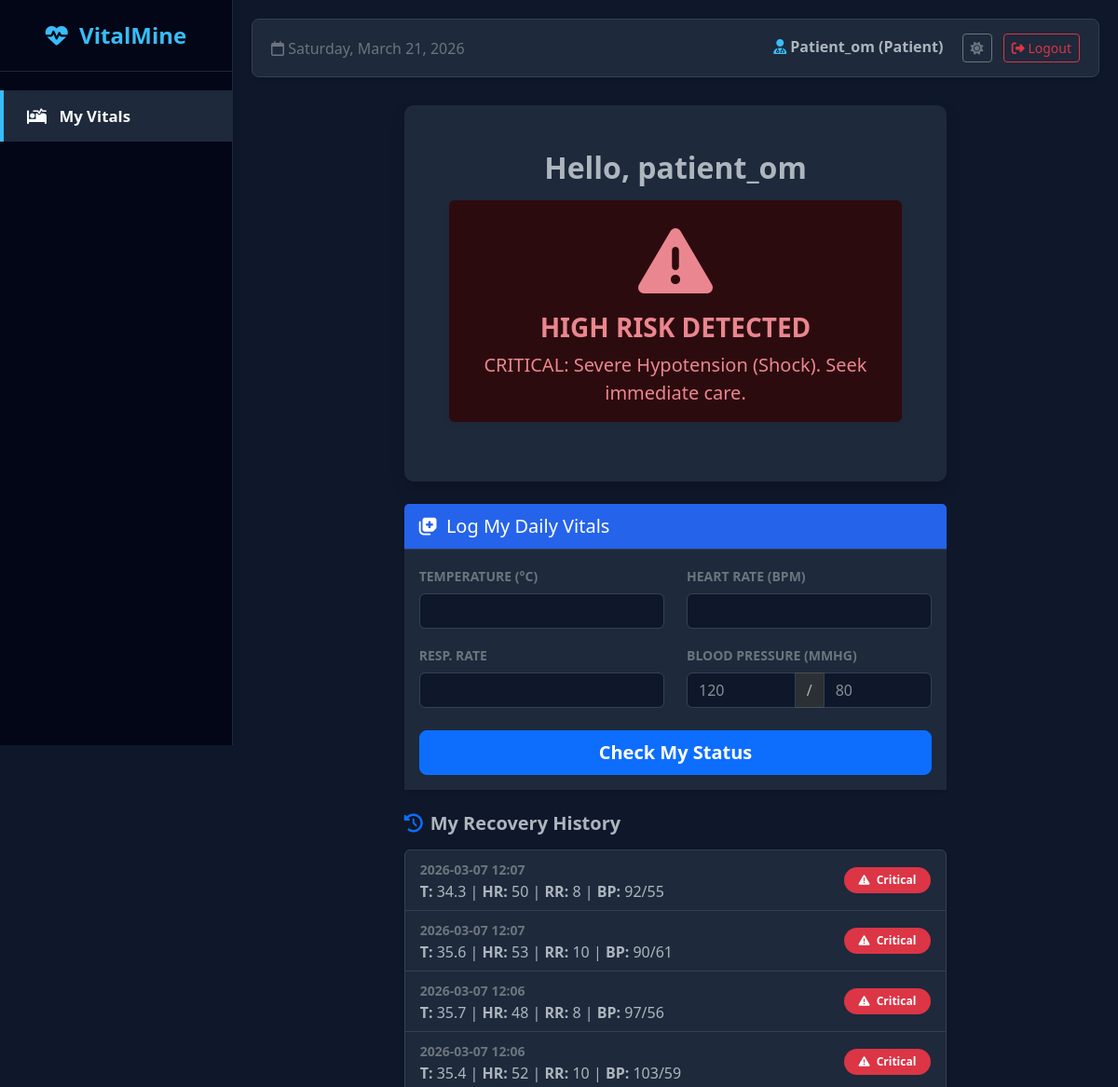
Page /patient_dashboard (signed in, upper part) on the earlier database version.
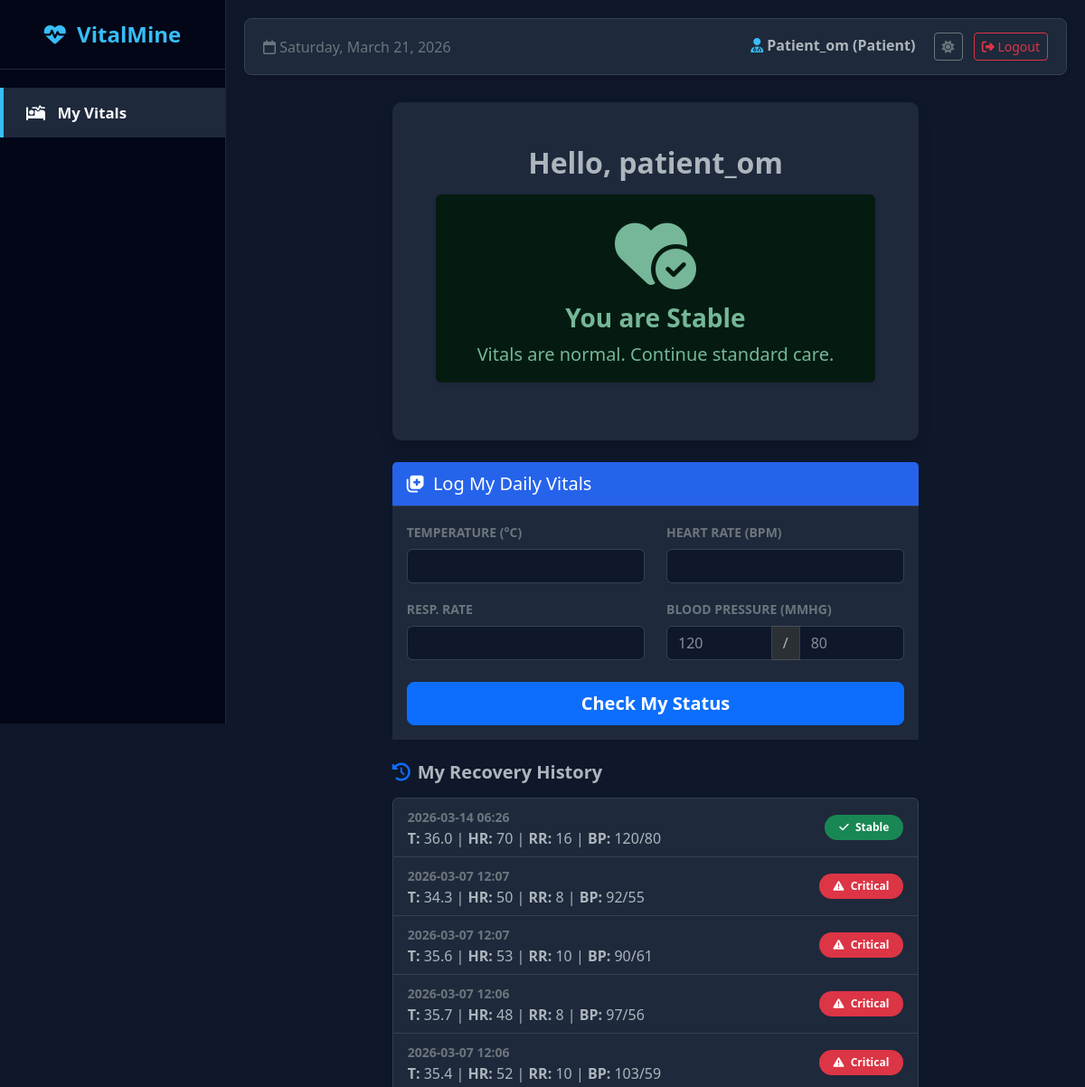
Same page on the later database version.
### models.py (models this page shows)
class User(UserMixin, db.Model):
    id = db.Column(db.Integer, primary_key=True)
    username = db.Column(db.String(100), unique=True, nullable=False)
    email = db.Column(db.String(120), unique=True, nullable=True)
    password = db.Column(db.String(100), nullable=False)
    role = db.Column(db.String(20), nullable=False, default="patient")
    age = db.Column(db.Integer, nullable=True)
    gender = db.Column(db.String(20), nullable=True)
    blood_group = db.Column(db.String(10), nullable=True)
    contact = db.Column(db.String(20), nullable=True)
    emp_id = db.Column(db.String(50), nullable=True)
    department = db.Column(db.String(50), nullable=True)
    entries = db.relationship("Entry", backref="author", lazy=True)

class Entry(db.Model):
    id = db.Column(db.Integer, primary_key=True)
    user_id = db.Column(db.Integer, db.ForeignKey("user.id"), nullable=True)
    name = db.Column(db.String(100), nullable=False)
    temp = db.Column(db.Float, nullable=False)
    hr = db.Column(db.Integer, nullable=False)
    rr = db.Column(db.Integer, nullable=False)
    sys_bp = db.Column(db.Integer, nullable=True)
    dia_bp = db.Column(db.Integer, nullable=True)
    status = db.Column(db.String(20), nullable=False)
    advice = db.Column(db.String(200), nullable=True)
    timestamp = db.Column(db.DateTime, default=datetime.utcnow)

### app.py (the view)
@app.route("/patient_dashboard")
@login_required
def patient_dashboard():
    if current_user.role != "patient":
        return redirect(url_for("home"))
    my_entries = (
        Entry.query.filter_by(user_id=current_user.id)
        .order_by(Entry.timestamp.desc())
        .all()
    )
    current_status = my_entries[0].status if my_entries else "Unknown"
    latest_advice = my_entries[0].advice if my_entries else "No data logged yet."
    return render_template(
        "patient_home.html",
        entries=my_entries,
        status=current_status,
        advice=latest_advice,
    )

### app.py (called while the page is built)
@login_manager.user_loader
def load_user(user_id):
    return db.session.get(User, int(user_id))

### templates/patient_home.html (shortened to what this page needs)
{% extends "base.html" %} {% block content %}
<div class="container mt-4">
  <div class="row mb-4">
    <div class="col-md-8 mx-auto">
      <div
        class="card shadow border-0"
        style="background-color: var(--vm-card-bg)"
      >
        <div class="card-body text-center p-5">
          <h2 class="text-body fw-bold">Hello, {{ current_user.username }}</h2>
          {% if status == 'High' or status == 'Critical' %}
          <div class="alert alert-danger mt-3 shadow-sm border-0">
            <h1 class="display-1">
              <i class="fa-solid fa-triangle-exclamation"></i>
            </h1>
            <h3 class="fw-bold">HIGH RISK DETECTED</h3>
            <p class="lead mb-0">{{ advice }}</p>
          </div>
          {% elif status == 'Stable' %}
          <div class="alert alert-success mt-3 shadow-sm border-0">
            <h1 class="display-1">
              <i class="fa-solid fa-heart-circle-check"></i>
            </h1>
            <h3 class="fw-bold">You are Stable</h3>
            <p class="lead mb-0">{{ advice }}</p>
          </div>
          {% else %}
          <div class="alert alert-secondary mt-3 border-0">
            <h3 class="fw-bold">No Data Logged Today</h3>
            <p class="mb-0">Please log your vitals below.</p>
          </div>
          {% endif %}
        </div>
      </div>
    </div>
  </div>
  <div class="row">
    <div class="col-md-8 mx-auto">
      <div class="card shadow-sm border-0">
        <div
          class="card-header text-white border-0"
          style="background-color: #2563eb !important"
        >
          <h5 class="mb-0 py-1">
            <i class="fa-solid fa-notes-medical me-1"></i> Log My Daily Vitals
          </h5>
        </div>
        <div class="card-body" style="background-color: var(--vm-card-bg)">
          <form method="POST" action="/add_vitals">
            <div class="row">
              <div class="col-6 mb-3">
                <label
                  class="form-label fw-bold text-secondary small text-uppercase"
                  >Temperature (°C)</label
                >
                <input
                  type="number"
                  step="0.1"
                  name="temperature"
                  class="form-control"
                  required
                />
              </div>
              <div class="col-6 mb-3">
                <label
                  class="form-label fw-bold text-secondary small text-uppercase"
                  >Heart Rate (bpm)</label
                >
                <input
                  type="number"
                  name="heart_rate"
                  class="form-control"
                  required
                />
              </div>
            </div>
            <div class="row">
              <div class="col-6 mb-3">
                <label
                  class="form-label fw-bold text-secondary small text-uppercase"
                  >Resp. Rate</label
                >
                <input
                  type="number"
                  name="resp_rate"
                  class="form-control"
                  required
                />
              </div>
              <div class="col-6 mb-3">
                <label
                  class="form-label fw-bold text-secondary small text-uppercase"
                  >Blood Pressure (mmHg)</label
                >
                <div class="input-group">
                  <input
                    type="number"
                    name="sys_bp"
                    class="form-control"
                    placeholder="120"
                    required
                  />
                  <span class="input-group-text">/</span>
                  <input
                    type="number"
                    name="dia_bp"
                    class="form-control"
                    placeholder="80"
                    required
                  />
                </div>
              </div>
            </div>
            <button
              type="submit"
              class="btn btn-primary w-100 btn-lg fw-bold mt-2"
            >
              Check My Status
            </button>
          </form>
        </div>
      </div>
    </div>
  </div>
  <div class="row mt-4 mb-5">
    <div class="col-md-8 mx-auto">
      <h5 class="fw-bold text-body mb-3">
        <i class="fa-solid fa-clock-rotate-left me-2 text-primary"></i>My
        Recovery History
      </h5>
      <div class="list-group shadow-sm">
        {% for entry in entries %}
        <div
          class="list-group-item d-flex justify-content-between align-items-center"
          style="
            background-color: var(--vm-card-bg);
            border-color: var(--vm-card-border);
          "
        >
          <div>
            <small class="text-secondary fw-bold"
              >{{ entry.timestamp.strftime('%Y-%m-%d %H:%M') }}</small
            ><br />
            <span class="text-body">
              <strong>T:</strong> {{ entry.temp }} | <strong>HR:</strong> {{
              entry.hr }} | <strong>RR:</strong> {{ entry.rr }} |
              <strong>BP:</strong> {{ entry.sys_bp }}/{{ entry.dia_bp }}
            </span>
          </div>
          <div>
            {% if entry.status == 'High' or entry.status == 'Critical' %}
            <span
              class="badge bg-danger rounded-pill px-3 py-2"
              style="
                animation: pulse-red 1.5s infinite;
                box-shadow: 0 0 0 0 rgba(220, 53, 69, 0.7);
              "
              ><i class="fa-solid fa-triangle-exclamation me-1"></i>
              Critical</span
            >
            {% elif entry.status == 'Warning' %}
            <span class="badge bg-warning text-dark rounded-pill px-3 py-2"
              ><i class="fa-solid fa-bell me-1"></i> Warning</span
            >
            {% else %}
            <span class="badge bg-success rounded-pill px-3 py-2"
              ><i class="fa-solid fa-check me-1"></i> Stable</span
            >
            {% endif %}
          </div>
        </div>
        {% endfor %}
      </div>
    </div>
  </div>
</div>
{% endblock %}

### templates/base.html (shortened to what this page needs)
<!doctype html>
<html lang="en" data-bs-theme="dark">
  <head>
    <link
      href="https://cdn.jsdelivr.net/npm/bootstrap@5.3.0/dist/css/bootstrap.min.css"
      rel="stylesheet"
    />
    <link
      rel="stylesheet"
      href="https://cdnjs.cloudflare.com/ajax/libs/font-awesome/6.4.0/css/all.min.css"
    />
    <link
      rel="stylesheet"
      href="https://cdn.datatables.net/1.13.6/css/dataTables.bootstrap5.min.css"
    />
  </head>
  <body>
    {% if current_user.is_authenticated %}
    <div class="sidebar">
      <div class="brand"><i class="fa-solid fa-heart-pulse"></i> VitalMine</div>
      <ul class="nav flex-column mb-auto mt-2">
         {% if current_user.role == 'patient' %}
        <li class="nav-item mb-1">
          <a
            href="{{ url_for('patient_dashboard') }}"
            class="{% if request.path == '/patient_dashboard' %}active fw-bold{% endif %}"
          >
            <i class="fa-solid fa-bed-pulse"></i> My Vitals
          </a>
        </li>
        {% endif %}
      </ul>
    </div>
    {% endif %}
    <div
      class="main-content"
    >
      {% if current_user.is_authenticated %}
      <div class="top-navbar">
        <div class="text-secondary">
          <i class="fa-regular fa-calendar"></i> <span id="currentDate"></span>
        </div>
        <div>
          <span class="fw-bold me-3 text-body">
            <i
              class="fa-solid fa-user-doctor"
              style="color: var(--vm-accent)"
            ></i>
            {{ current_user.username | capitalize }} ({{ current_user.role |
            capitalize }})
          </span>
          <button
            id="theme-toggle"
            class="btn btn-sm btn-outline-secondary me-2"
          >
            <i id="theme-icon" class="fa-solid fa-moon"></i>
          </button>
          <a
            href="{{ url_for('logout') }}"
            class="btn btn-sm btn-outline-danger"
            ><i class="fa-solid fa-right-from-bracket"></i> Logout</a
          >
        </div>
      </div>
      {% endif %}  {% block content %}{% endblock %}
    </div>
  </body>
</html>

### templates/base.html (style rules this page uses)
:root { --vm-bg: #f4f7f6; --vm-sidebar-bg: #1d2b36; --vm-sidebar-border: #2c3e50; --vm-card-bg: #ffffff; --vm-card-border: #e3e6f0; --vm-text-main: #5a5c69; --vm-text-muted: #858796; --vm-topbar-bg: #ffffff; --vm-grid-line: #e9ecef; --vm-organ-base: #e9ecef; --vm-organ-stroke: #ced4da; --vm-accent: #4db8ff; }
[data-bs-theme="dark"] { --vm-bg: #0f172a; --vm-sidebar-bg: #020617; --vm-sidebar-border: #1e293b; --vm-card-bg: #1e293b; --vm-card-border: #334155; --vm-text-main: #e2e8f0; --vm-text-muted: #94a3b8; --vm-topbar-bg: #1e293b; --vm-grid-line: #1e293b; --vm-organ-base: #334155; --vm-organ-stroke: #475569; --vm-accent: #38bdf8; }
body { background-color: var(--vm-bg); font-family: "Segoe UI", Tahoma, Geneva, Verdana, sans-serif; overflow-x: hidden; color: var(--vm-text-main); transition: background-color 0.3s, color 0.3s; }
.sidebar { height: 100vh; width: 250px; position: fixed; top: 0; left: 0; background-color: var(--vm-sidebar-bg); padding-top: 20px; border-right: 1px solid var(--vm-sidebar-border); z-index: 1000; transition: background-color 0.3s; }
.sidebar .brand { font-size: 1.5rem; font-weight: bold; text-align: center; padding-bottom: 20px; border-bottom: 1px solid var(--vm-sidebar-border); margin-bottom: 20px; color: var(--vm-accent); }
.sidebar a { padding: 15px 25px; text-decoration: none; font-size: 1.05rem; color: #94a3b8; display: block; transition: 0.3s; }
.sidebar a:hover, .sidebar a.active { color: #f8fafc; background-color: var(--vm-sidebar-border); border-left: 4px solid var(--vm-accent); }
.sidebar i { margin-right: 10px; width: 20px; text-align: center; }
.main-content { margin-left: 250px; padding: 20px; min-height: 100vh; }
.top-navbar { background-color: var(--vm-topbar-bg); border-radius: 8px; padding: 15px 20px; border: 1px solid var(--vm-card-border); box-shadow: 0 4px 6px -1px rgba(0, 0, 0, 0.1); margin-bottom: 30px; display: flex; justify-content: space-between; align-items: center; transition: background-color 0.3s; }
.card { background-color: var(--vm-card-bg); border: 1px solid var(--vm-card-border); box-shadow: 0 4px 6px -1px rgba(0, 0, 0, 0.1); border-radius: 10px; transition: background-color 0.3s; }
.card-header { background-color: rgba(0, 0, 0, 0.05) !important; border-bottom: 1px solid var(--vm-card-border) !important; }
.form-control { background-color: var(--vm-bg); border: 1px solid var(--vm-card-border); color: var(--vm-text-main); }

Differences in the rows shown:
added Entry: advice "Vitals are normal. Continue standard care.", timestamp "2026-03-14 06:26", temp "36.0", hr "70", rr "16", sys_bp "120", dia_bp "80", status "Stable" (drawn)
shown differently, row unchanged: Entry (number 2 of 5 on the later page): advice "CRITICAL: Severe Hypotension (Shock). Seek immediate care." → (not shown)
Other differences:
text no longer shown: "HIGH RISK DETECTED"
text now shown: "You are Stable"
